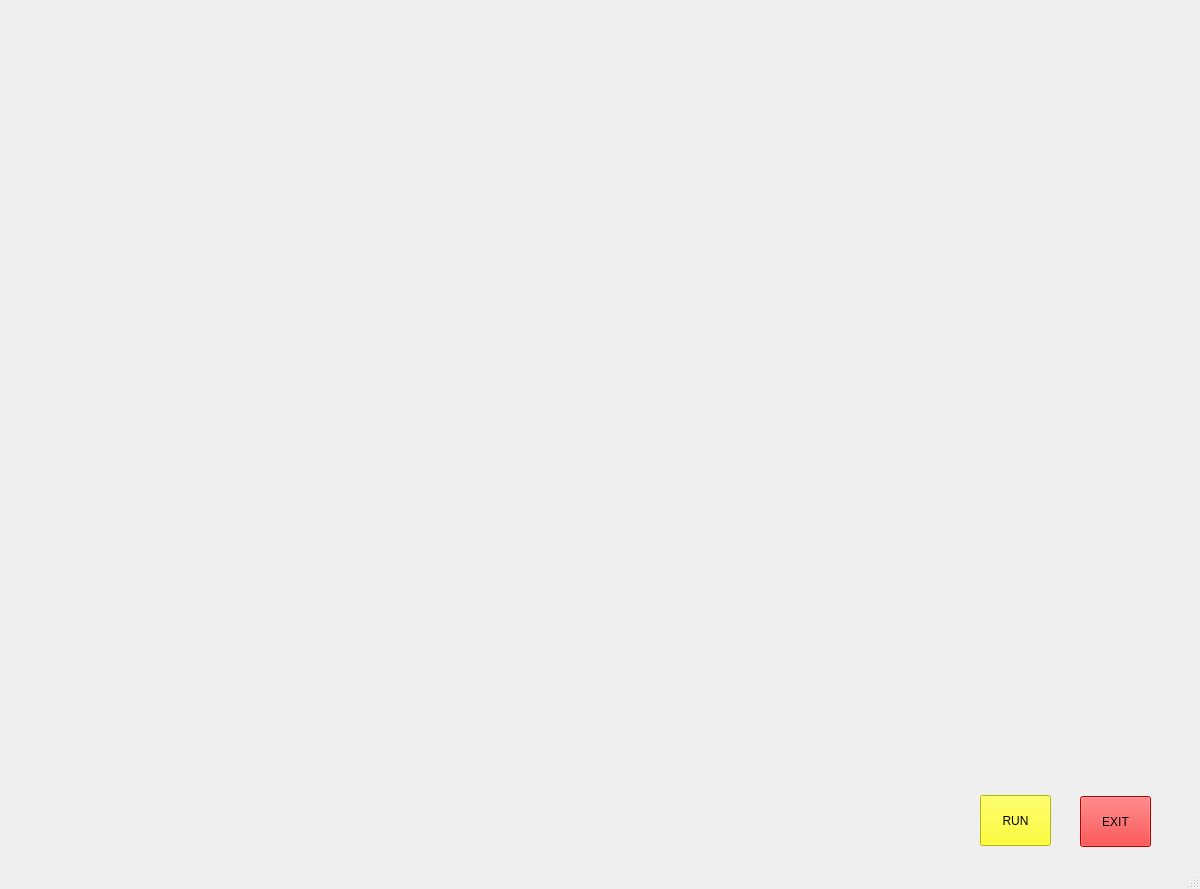
<?xml version="1.0" encoding="UTF-8"?>
<ui version="4.0">
 <class>MainWindow</class>
 <widget class="QMainWindow" name="MainWindow">
  <property name="geometry">
   <rect>
    <x>0</x>
    <y>0</y>
    <width>1200</width>
    <height>889</height>
   </rect>
  </property>
  <property name="windowTitle">
   <string>MainWindow</string>
  </property>
  <widget class="QWidget" name="centralwidget">
   <widget class="QLabel" name="label">
    <property name="geometry">
     <rect>
      <x>0</x>
      <y>10</y>
      <width>1200</width>
      <height>850</height>
     </rect>
    </property>
    <property name="text">
     <string/>
    </property>
    <property name="pixmap">
     <pixmap>../../Downloads/JARVIS-img/7LP8.gif</pixmap>
    </property>
    <property name="scaledContents">
     <bool>true</bool>
    </property>
   </widget>
   <widget class="QLabel" name="label_2">
    <property name="geometry">
     <rect>
      <x>20</x>
      <y>10</y>
      <width>521</width>
      <height>171</height>
     </rect>
    </property>
    <property name="text">
     <string/>
    </property>
    <property name="pixmap">
     <pixmap>../../Downloads/JARVIS-img/install.gif</pixmap>
    </property>
    <property name="scaledContents">
     <bool>true</bool>
    </property>
   </widget>
   <widget class="QPushButton" name="pushButton">
    <property name="geometry">
     <rect>
      <x>980</x>
      <y>795</y>
      <width>71</width>
      <height>51</height>
     </rect>
    </property>
    <property name="styleSheet">
     <string notr="true">background-color: rgb(255, 255, 0);
font: 75 9pt &quot;MS Shell Dlg 2&quot;;

</string>
    </property>
    <property name="text">
     <string>RUN</string>
    </property>
   </widget>
   <widget class="QPushButton" name="pushButton_2">
    <property name="geometry">
     <rect>
      <x>1080</x>
      <y>796</y>
      <width>71</width>
      <height>51</height>
     </rect>
    </property>
    <property name="styleSheet">
     <string notr="true">background-color: rgb(255, 0, 0);
font: 75 9pt &quot;MS Shell Dlg 2&quot;;</string>
    </property>
    <property name="text">
     <string>EXIT</string>
    </property>
   </widget>
   <widget class="QLabel" name="label_3">
    <property name="geometry">
     <rect>
      <x>960</x>
      <y>50</y>
      <width>231</width>
      <height>111</height>
     </rect>
    </property>
    <property name="styleSheet">
     <string notr="true">color:white;
font-size
font: 75 12pt &quot;MS Shell Dlg 2&quot;;</string>
    </property>
    <property name="text">
     <string/>
    </property>
    <property name="pixmap">
     <pixmap>../../Downloads/JARVIS-img/hud-ui-gui-futuristic-user-interface-screen-elements-high-tech-screen-for-video-game-sci-fi-concept-design-vector.jpg</pixmap>
    </property>
    <property name="scaledContents">
     <bool>true</bool>
    </property>
   </widget>
   <widget class="QLabel" name="label_4">
    <property name="geometry">
     <rect>
      <x>690</x>
      <y>50</y>
      <width>251</width>
      <height>111</height>
     </rect>
    </property>
    <property name="styleSheet">
     <string notr="true">color:white;
font-size
font: 75 12pt &quot;MS Shell Dlg 2&quot;;</string>
    </property>
    <property name="text">
     <string/>
    </property>
    <property name="pixmap">
     <pixmap>../../Downloads/JARVIS-img/hud-ui-gui-futuristic-user-interface-screen-elements-high-tech-screen-for-video-game-sci-fi-concept-design-vector.jpg</pixmap>
    </property>
    <property name="scaledContents">
     <bool>true</bool>
    </property>
   </widget>
  </widget>
  <widget class="QStatusBar" name="statusbar"/>
 </widget>
 <resources/>
 <connections/>
</ui>
